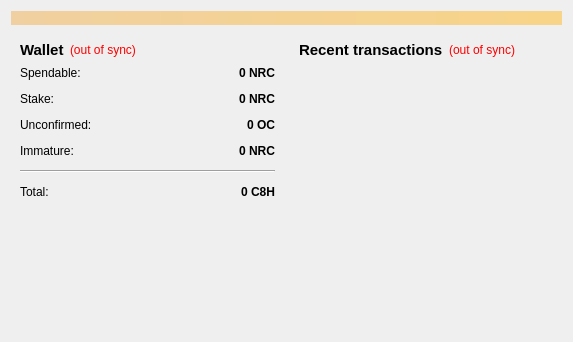
<?xml version="1.0" encoding="UTF-8"?>
<ui version="4.0">
 <class>OverviewPage</class>
 <widget class="QWidget" name="OverviewPage">
  <property name="geometry">
   <rect>
    <x>0</x>
    <y>0</y>
    <width>573</width>
    <height>342</height>
   </rect>
  </property>
  <property name="windowTitle">
   <string>Form</string>
  </property>
  <layout class="QVBoxLayout" name="topLayout">
   <item>
    <widget class="QLabel" name="labelAlerts">
     <property name="visible">
      <bool>false</bool>
     </property>
     <property name="styleSheet">
      <string notr="true">background-color: qlineargradient(x1: 0, y1: 0, x2: 1, y2: 0, stop:0 #F0D0A0, stop:1 #F8D488);  color:#000000
</string>
     </property>
     <property name="wordWrap">
      <bool>true</bool>
     </property>
     <property name="margin">
      <number>3</number>
     </property>
    </widget>
   </item>
   <item>
    <layout class="QHBoxLayout" name="horizontalLayout" stretch="1,1">
     <item>
      <layout class="QVBoxLayout" name="verticalLayout_2">
       <item>
        <widget class="QWidget" name="widget" native="true">
         <layout class="QVBoxLayout" name="verticalLayout_4">
          <item>
           <layout class="QHBoxLayout" name="horizontalLayout_4">
            <item>
             <widget class="QLabel" name="label_5">
              <property name="font">
               <font>
                <pointsize>11</pointsize>
                <weight>75</weight>
                <bold>true</bold>
               </font>
              </property>
              <property name="text">
               <string>Wallet</string>
              </property>
             </widget>
            </item>
            <item>
             <widget class="QLabel" name="labelWalletStatus">
              <property name="toolTip">
               <string>The displayed information may be out of date. Your wallet automatically synchronizes with the Hydrocarbon network after a connection is established, but this process has not completed yet.</string>
              </property>
              <property name="styleSheet">
               <string notr="true">QLabel { color: red; }</string>
              </property>
              <property name="text">
               <string notr="true">(out of sync)</string>
              </property>
              <property name="alignment">
               <set>Qt::AlignLeading|Qt::AlignLeft|Qt::AlignVCenter</set>
              </property>
             </widget>
            </item>
            <item>
             <spacer name="horizontalSpacer_2">
              <property name="orientation">
               <enum>Qt::Horizontal</enum>
              </property>
              <property name="sizeHint" stdset="0">
               <size>
                <width>40</width>
                <height>20</height>
               </size>
              </property>
             </spacer>
            </item>
           </layout>
          </item>
          <item>
           <layout class="QFormLayout" name="formLayout_2">
            <property name="fieldGrowthPolicy">
             <enum>QFormLayout::AllNonFixedFieldsGrow</enum>
            </property>
            <property name="horizontalSpacing">
             <number>12</number>
            </property>
            <property name="verticalSpacing">
             <number>12</number>
            </property>
            <item row="0" column="0">
             <widget class="QLabel" name="label">
              <property name="text">
               <string>Spendable:</string>
              </property>
             </widget>
            </item>
            <item row="0" column="1">
             <widget class="QLabel" name="labelBalance">
              <property name="font">
               <font>
                <weight>75</weight>
                <bold>true</bold>
               </font>
              </property>
              <property name="cursor">
               <cursorShape>IBeamCursor</cursorShape>
              </property>
              <property name="toolTip">
               <string>Your current spendable balance</string>
              </property>
              <property name="text">
               <string notr="true">0 NRC</string>
              </property>
              <property name="alignment">
               <set>Qt::AlignRight|Qt::AlignTrailing|Qt::AlignVCenter</set>
              </property>
              <property name="textInteractionFlags">
               <set>Qt::LinksAccessibleByMouse|Qt::TextSelectableByKeyboard|Qt::TextSelectableByMouse</set>
              </property>
             </widget>
            </item>
            <item row="1" column="0">
             <widget class="QLabel" name="label_6">
              <property name="text">
               <string>Stake:</string>
              </property>
             </widget>
            </item>
            <item row="1" column="1">
             <widget class="QLabel" name="labelStake">
              <property name="font">
               <font>
                <weight>75</weight>
                <bold>true</bold>
               </font>
              </property>
              <property name="cursor">
               <cursorShape>IBeamCursor</cursorShape>
              </property>
              <property name="toolTip">
               <string>Total of coins that was staked, and do not yet count toward the current balance</string>
              </property>
              <property name="text">
               <string notr="true">0 NRC</string>
              </property>
              <property name="alignment">
               <set>Qt::AlignRight|Qt::AlignTrailing|Qt::AlignVCenter</set>
              </property>
              <property name="textInteractionFlags">
               <set>Qt::LinksAccessibleByMouse|Qt::TextSelectableByKeyboard|Qt::TextSelectableByMouse</set>
              </property>
             </widget>
            </item>
            <item row="2" column="0">
             <widget class="QLabel" name="label_3">
              <property name="text">
               <string>Unconfirmed:</string>
              </property>
             </widget>
            </item>
            <item row="2" column="1">
             <widget class="QLabel" name="labelUnconfirmed">
              <property name="font">
               <font>
                <weight>75</weight>
                <bold>true</bold>
               </font>
              </property>
              <property name="cursor">
               <cursorShape>IBeamCursor</cursorShape>
              </property>
              <property name="toolTip">
               <string>Total of transactions that have yet to be confirmed, and do not yet count toward the current balance</string>
              </property>
              <property name="text">
               <string notr="true">0 OC</string>
              </property>
              <property name="alignment">
               <set>Qt::AlignRight|Qt::AlignTrailing|Qt::AlignVCenter</set>
              </property>
              <property name="textInteractionFlags">
               <set>Qt::LinksAccessibleByMouse|Qt::TextSelectableByKeyboard|Qt::TextSelectableByMouse</set>
              </property>
             </widget>
            </item>
            <item row="3" column="0">
             <widget class="QLabel" name="labelImmatureText">
              <property name="text">
               <string>Immature:</string>
              </property>
             </widget>
            </item>
            <item row="3" column="1">
             <widget class="QLabel" name="labelImmature">
              <property name="font">
               <font>
                <weight>75</weight>
                <bold>true</bold>
               </font>
              </property>
              <property name="toolTip">
               <string>Mined balance that has not yet matured</string>
              </property>
              <property name="text">
               <string notr="true">0 NRC</string>
              </property>
              <property name="alignment">
               <set>Qt::AlignRight|Qt::AlignTrailing|Qt::AlignVCenter</set>
              </property>
              <property name="textInteractionFlags">
               <set>Qt::LinksAccessibleByMouse|Qt::TextSelectableByKeyboard|Qt::TextSelectableByMouse</set>
              </property>
             </widget>
            </item>
            <item row="4" column="0" colspan="2">
             <widget class="Line" name="line">
              <property name="orientation">
               <enum>Qt::Horizontal</enum>
              </property>
             </widget>
            </item>
            <item row="5" column="0">
             <widget class="QLabel" name="labelTotalText">
              <property name="text">
               <string>Total:</string>
              </property>
             </widget>
            </item>
            <item row="5" column="1">
             <widget class="QLabel" name="labelTotal">
              <property name="font">
               <font>
                <weight>75</weight>
                <bold>true</bold>
               </font>
              </property>
              <property name="cursor">
               <cursorShape>IBeamCursor</cursorShape>
              </property>
              <property name="toolTip">
               <string>Your current total balance</string>
              </property>
              <property name="text">
               <string notr="true">0 C8H</string>
              </property>
              <property name="alignment">
               <set>Qt::AlignRight|Qt::AlignTrailing|Qt::AlignVCenter</set>
              </property>
              <property name="textInteractionFlags">
               <set>Qt::LinksAccessibleByMouse|Qt::TextSelectableByKeyboard|Qt::TextSelectableByMouse</set>
              </property>
             </widget>
            </item>
           </layout>
          </item>
         </layout>
        </widget>
       </item>
       <item>
        <spacer name="verticalSpacer">
         <property name="orientation">
          <enum>Qt::Vertical</enum>
         </property>
         <property name="sizeHint" stdset="0">
          <size>
           <width>20</width>
           <height>40</height>
          </size>
         </property>
        </spacer>
       </item>
      </layout>
     </item>
     <item>
      <layout class="QVBoxLayout" name="verticalLayout_3">
       <item>
        <widget class="QWidget" name="widget_2" native="true">
         <layout class="QVBoxLayout" name="verticalLayout">
          <item>
           <layout class="QHBoxLayout" name="horizontalLayout_2">
            <item>
             <widget class="QLabel" name="label_4">
              <property name="font">
               <font>
                <pointsize>11</pointsize>
                <weight>75</weight>
                <bold>true</bold>
               </font>
              </property>
              <property name="text">
               <string>&lt;b&gt;Recent transactions&lt;/b&gt;</string>
              </property>
             </widget>
            </item>
            <item>
             <widget class="QLabel" name="labelTransactionsStatus">
              <property name="toolTip">
               <string>The displayed information may be out of date. Your wallet automatically synchronizes with the Hydrocarbon network after a connection is established, but this process has not completed yet.</string>
              </property>
              <property name="styleSheet">
               <string notr="true">QLabel { color: red; }</string>
              </property>
              <property name="text">
               <string notr="true">(out of sync)</string>
              </property>
              <property name="alignment">
               <set>Qt::AlignRight|Qt::AlignTrailing|Qt::AlignVCenter</set>
              </property>
             </widget>
            </item>
            <item>
             <spacer name="horizontalSpacer">
              <property name="orientation">
               <enum>Qt::Horizontal</enum>
              </property>
              <property name="sizeHint" stdset="0">
               <size>
                <width>40</width>
                <height>20</height>
               </size>
              </property>
             </spacer>
            </item>
           </layout>
          </item>
          <item>
           <widget class="QListView" name="listTransactions">
            <property name="styleSheet">
             <string notr="true">QListView { background: transparent; }</string>
            </property>
            <property name="frameShape">
             <enum>QFrame::NoFrame</enum>
            </property>
            <property name="verticalScrollBarPolicy">
             <enum>Qt::ScrollBarAlwaysOff</enum>
            </property>
            <property name="horizontalScrollBarPolicy">
             <enum>Qt::ScrollBarAlwaysOff</enum>
            </property>
            <property name="selectionMode">
             <enum>QAbstractItemView::NoSelection</enum>
            </property>
           </widget>
          </item>
         </layout>
        </widget>
       </item>
      </layout>
     </item>
    </layout>
   </item>
  </layout>
 </widget>
 <resources/>
 <connections/>
</ui>
